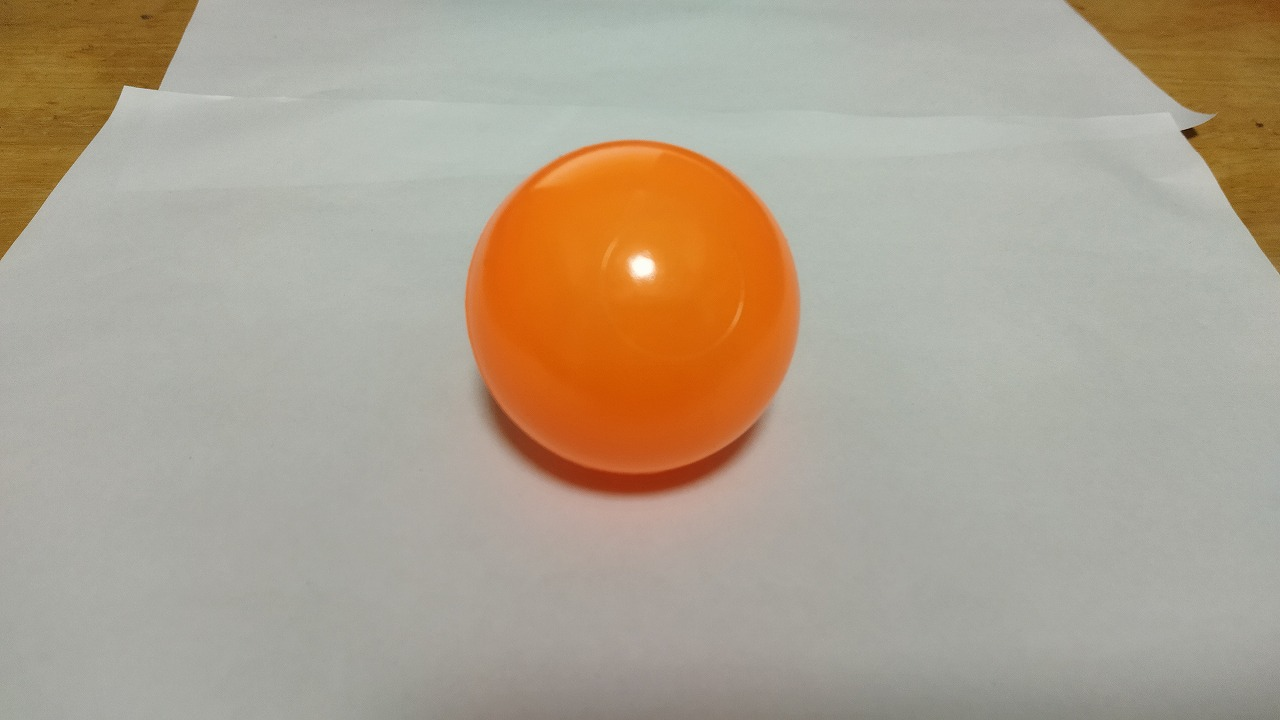
#> input picture jupyter_notebooks/pynq-yolox/img/orange_ball.JPEG, 1280 x 720 px; its folder holds only this picture in this run
$ jupyter execute --allow-errors dpu_yolov3_tf2_coco2017.ipynb   (shell and % lines are left out)
#> lines starting #> are read from the running program, lines starting #| are printed output that depends on the picture
# DPU example: YOLOv3-Edited(tf2-coco2017)
----

## Aim/s
* This notebooks shows an example of DPU applications. The application,as well as the DPU IP, is pulled from the official
[Vitis AI Github Repository](https://github.com/Xilinx/Vitis-AI).

## References
* [Vitis AI Github Repository](https://www.xilinx.com/products/design-tools/vitis/vitis-ai.html).

## Last revised
* Jun 27, 2022
    * Initial revision
----
* Jun 20, 2024
    * time-check

## 1. Prepare the overlay
We will download the overlay onto the board.

[cell 1]
from pynq_dpu import DpuOverlay
#> (the rest of this cell did not finish here and is left out)

## 2. Utility functions

In this section, we will prepare a few functions for later use.

[cell 2]
import os
import time
import numpy as np
import cv2
import random
import colorsys
from matplotlib.patches import Rectangle
import matplotlib.pyplot as plt

The `load_model()` method will automatically prepare the `graph`
which is used by VART.

**Note** For the KV260 board you may see TLS memory allocation errors if cv2 gets loaded before loading the vitis libraries in the Jupyter Lab environment. Make sure to load cv2 first in these cases.

#> (a cell that did not finish here is left out)

Let's first define a few useful preprocessing functions.

[cell 4]
anchor_list = [10,13,16,30,33,23,30,61,62,45,59,119,116,90,156,198,373,326]
anchor_float = [float(x) for x in anchor_list]
anchors = np.array(anchor_float).reshape(-1, 2)

[cell 5]
'''Get model classification information'''
def get_class(classes_path):
#> called with classes_path = 'img/coco2017_classes.txt'
    with open(classes_path) as f:
#> (reads src/gst-dpu-test/img/coco2017_classes.txt from the repository)
        class_names = f.readlines()
    class_names = [c.strip() for c in class_names]
    return class_names

classes_path = "img/coco2017_classes.txt"
class_names = get_class(classes_path)

[cell 6]
num_classes = len(class_names)
hsv_tuples = [(1.0 * x / num_classes, 1., 1.) for x in range(num_classes)]
colors = list(map(lambda x: colorsys.hsv_to_rgb(*x), hsv_tuples))
colors = list(map(lambda x:
                  (int(x[0] * 255), int(x[1] * 255), int(x[2] * 255)),
                  colors))
random.seed(0)
random.shuffle(colors)
random.seed(None)

[cell 7]
'''resize image with unchanged aspect ratio using padding'''
def letterbox_image(image, size):
    ih, iw, _ = image.shape
    w, h = size
    scale = min(w/iw, h/ih)

    nw = int(iw*scale)
    nh = int(ih*scale)

    image = cv2.resize(image, (nw,nh), interpolation=cv2.INTER_LINEAR)
    new_image = np.ones((h,w,3), np.uint8) * 128
    h_start = (h-nh)//2
    w_start = (w-nw)//2
    new_image[h_start:h_start+nh, w_start:w_start+nw, :] = image
    return new_image


'''image preprocessing'''
def pre_process(image, model_image_size):
    image = image[...,::-1]
    image_h, image_w, _ = image.shape

    if model_image_size != (None, None):
        assert model_image_size[0]%32 == 0, 'Multiples of 32 required'
        assert model_image_size[1]%32 == 0, 'Multiples of 32 required'
        boxed_image = letterbox_image(image, tuple(reversed(model_image_size)))
    else:
        new_image_size = (image_w - (image_w % 32), image_h - (image_h % 32))
        boxed_image = letterbox_image(image, new_image_size)
    image_data = np.array(boxed_image, dtype='float32')
    image_data /= 255.
    image_data = np.expand_dims(image_data, 0)
    return image_data

We will also define a few functions to post-process the output after running a DPU task.

[cell 8]
# [48 lines left out: functions _get_feats, correct_boxes, boxes_and_scores, not called in this run]

[cell 9]
'''Draw detection frame'''
# [63 lines left out: functions draw_bbox, nms_boxes, not called in this run]

[cell 10]
# [17 lines left out: function draw_boxes, not called in this run]

[cell 11]
# [37 lines left out: function evaluate, not called in this run]

Keep in mind that our original images are 640x480 so we need to preprocess them
later to make sure it fits our model.

[cell 12]
image_folder = 'img'
original_images = [i for i in os.listdir(image_folder) if i.endswith("JPEG")]
total_images = len(original_images)

## 3. Use VART
Now we should be able to use VART to do image classification.

#> (a cell that did not finish here is left out)

#> (a cell that did not finish here is left out)

#> (a cell that did not finish here is left out)

#> (a cell that did not finish here is left out)

#> (a cell that did not finish here is left out)

#> (a cell that did not finish here is left out)

We can define a few buffers to store input and output data. They will be reused
during multiple runs.

#> (a cell that did not finish here is left out)

Remember that we have a list of `original_images`.
We can now define a new function `run()` which takes the image index as
the input, then decode and post-process the output as the detection result.
With the argument `display` set to `True`, the original image as well as the
detected objects and their labels can be rendered.

It is obvious that the range of `image_index` should be [0, `total_images`-1].

[cell 20]
def run(image_index, display=False):
    # Read input image
    input_image = cv2.imread(os.path.join(image_folder, original_images[image_index]))

    start_time = time.time()

    # Pre-processing
    pre_process_start = time.time()
    image_size = input_image.shape[:2]
    image_data = np.array(pre_process(input_image, (416, 416)), dtype=np.float32)
    pre_process_end = time.time()

    # Fetch data to DPU and trigger it
    dpu_start = time.time()
    image[0,...] = image_data.reshape(shapeIn[1:])
    job_id = dpu.execute_async(input_data, output_data)
    dpu.wait(job_id)
    dpu_end = time.time()

    # Retrieve output data
    decode_start = time.time()
    conv_out0 = np.reshape(output_data[0], shapeOut0)
    conv_out1 = np.reshape(output_data[1], shapeOut1)
    conv_out2 = np.reshape(output_data[2], shapeOut2)
    yolo_outputs = [conv_out0, conv_out1, conv_out2]

    # Decode output from YOLOv3
    boxes, scores, classes = evaluate(yolo_outputs, image_size, class_names, anchors)
    decode_end = time.time()

    end_time = time.time()

    draw_start = time.time()
    if display:
        _ = draw_boxes(input_image, boxes, scores, classes)
    draw_end = time.time()


    print("Details of detected objects: {}".format(classes))
    print("Pre-processing time: {:.4f} seconds".format(pre_process_end - pre_process_start))
    print("DPU execution time: {:.4f} seconds".format(dpu_end - dpu_start))
    print("Post-process time: {:.4f} seconds".format(decode_end - decode_start))
    #print("Draw boxes time: {:.4f} seconds".format(draw_end - draw_start))
    print("Total run time: {:.4f} seconds".format(end_time - start_time))
    print("Performance: {} FPS".format(1/(end_time - start_time)))

    return boxes, scores, classes

#> (a cell that did not finish here is left out)

#> in run, input_image is the input picture: shape (720, 1280, 3); mean B, G, R 144.4, 162, 174.2
#> in letterbox_image, `image = cv2.resize(image, (nw,nh), interpolation=cv2.INTER_LINEAR)`:
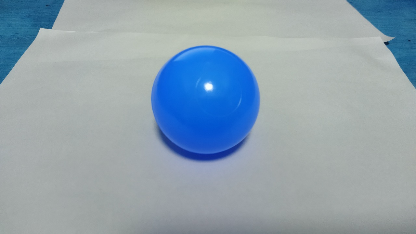
#> image: shape (234, 416, 3); mean of channels 0, 1, 2 174.1, 161.9, 144.3; drawn as B, G, R
#> in letterbox_image, `new_image[h_start:h_start+nh, w_start:w_start+nw, :] = image`:
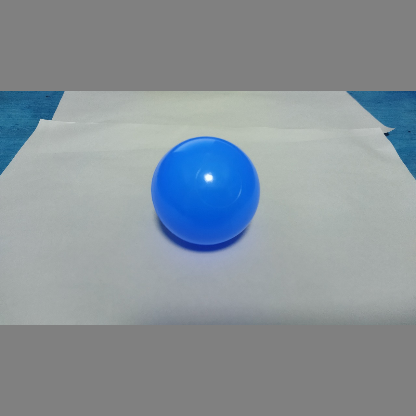
#> new_image: shape (416, 416, 3); mean of channels 0, 1, 2 153.9, 147.1, 137.2; drawn as B, G, R

We can also run it for multiple images as shown below. In this example
we have only used 1 thread; in principle, users should be able to boost
the performance by employing more threads.

[cell 22]
time1 = time.time()
#> (the rest of this cell did not finish here and is left out)
